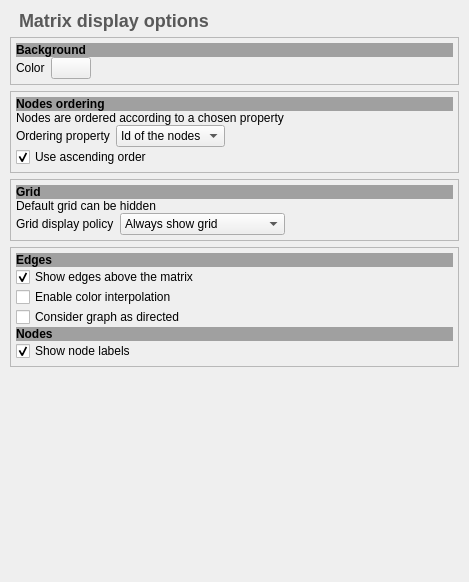
<?xml version="1.0" encoding="UTF-8"?>
<ui version="4.0">
 <class>MatrixViewConfigurationWidget</class>
 <widget class="QWidget" name="MatrixViewConfigurationWidget">
  <property name="geometry">
   <rect>
    <x>0</x>
    <y>0</y>
    <width>469</width>
    <height>582</height>
   </rect>
  </property>
  <property name="sizePolicy">
   <sizepolicy hsizetype="Preferred" vsizetype="Preferred">
    <horstretch>0</horstretch>
    <verstretch>0</verstretch>
   </sizepolicy>
  </property>
  <property name="windowTitle">
   <string>Options</string>
  </property>
  <layout class="QVBoxLayout" name="verticalLayout">
   <property name="leftMargin">
    <number>10</number>
   </property>
   <property name="topMargin">
    <number>10</number>
   </property>
   <property name="rightMargin">
    <number>10</number>
   </property>
   <property name="bottomMargin">
    <number>10</number>
   </property>
   <item>
    <widget class="QFrame" name="horizontalFrame_2">
     <property name="sizePolicy">
      <sizepolicy hsizetype="Preferred" vsizetype="Fixed">
       <horstretch>0</horstretch>
       <verstretch>0</verstretch>
      </sizepolicy>
     </property>
     <layout class="QHBoxLayout" name="horizontalLayout">
      <property name="spacing">
       <number>6</number>
      </property>
      <property name="topMargin">
       <number>0</number>
      </property>
      <property name="bottomMargin">
       <number>0</number>
      </property>
      <item>
       <widget class="QLabel" name="title">
        <property name="sizePolicy">
         <sizepolicy hsizetype="Preferred" vsizetype="Fixed">
          <horstretch>0</horstretch>
          <verstretch>0</verstretch>
         </sizepolicy>
        </property>
        <property name="styleSheet">
         <string notr="true">font-weight: bold;
		 color: #595959;</string>
        </property>
        <property name="text">
         <string>&lt;font size=&quot;5&quot;&gt;Matrix display options&lt;/font&gt;</string>
        </property>
       </widget>
      </item>
     </layout>
    </widget>
   </item>
   <item>
    <layout class="QVBoxLayout" name="verticalLayout_2">
     <property name="leftMargin">
      <number>0</number>
     </property>
     <property name="topMargin">
      <number>0</number>
     </property>
     <property name="rightMargin">
      <number>0</number>
     </property>
     <property name="bottomMargin">
      <number>0</number>
     </property>
     <item>
      <widget class="QFrame" name="labelFrame">
       <property name="frameShape">
        <enum>QFrame::StyledPanel</enum>
       </property>
       <property name="frameShadow">
        <enum>QFrame::Raised</enum>
       </property>
       <layout class="QVBoxLayout" name="verticalLayout_5">
        <property name="spacing">
         <number>0</number>
        </property>
        <property name="leftMargin">
         <number>5</number>
        </property>
        <property name="topMargin">
         <number>5</number>
        </property>
        <property name="rightMargin">
         <number>5</number>
        </property>
        <property name="bottomMargin">
         <number>5</number>
        </property>
        <item>
         <widget class="QLabel" name="label_2">
          <property name="sizePolicy">
           <sizepolicy hsizetype="Preferred" vsizetype="Preferred">
            <horstretch>0</horstretch>
            <verstretch>0</verstretch>
           </sizepolicy>
          </property>
          <property name="font">
           <font>
            <weight>75</weight>
            <bold>true</bold>
           </font>
          </property>
          <property name="styleSheet">
           <string notr="true">font-weight: bold;
background-color: rgb(160, 160, 160);</string>
          </property>
          <property name="text">
           <string>Background</string>
          </property>
         </widget>
        </item>
        <item>
         <widget class="QFrame" name="labelFrame_3">
          <property name="frameShape">
           <enum>QFrame::NoFrame</enum>
          </property>
          <property name="frameShadow">
           <enum>QFrame::Raised</enum>
          </property>
          <layout class="QHBoxLayout" name="horizontalLayout_5">
           <property name="leftMargin">
            <number>0</number>
           </property>
           <property name="topMargin">
            <number>0</number>
           </property>
           <property name="rightMargin">
            <number>0</number>
           </property>
           <property name="bottomMargin">
            <number>0</number>
           </property>
           <item>
            <widget class="QLabel" name="label_6">
             <property name="text">
              <string>Color</string>
             </property>
            </widget>
           </item>
           <item>
            <widget class="tlp::ColorButton" name="backgroundColorBtn">
             <property name="sizePolicy">
              <sizepolicy hsizetype="Minimum" vsizetype="Fixed">
               <horstretch>0</horstretch>
               <verstretch>0</verstretch>
              </sizepolicy>
             </property>
             <property name="text">
              <string/>
             </property>
             <property name="flat">
              <bool>false</bool>
             </property>
            </widget>
           </item>
           <item>
            <spacer name="horizontalSpacer_4">
             <property name="orientation">
              <enum>Qt::Horizontal</enum>
             </property>
             <property name="sizeHint" stdset="0">
              <size>
               <width>40</width>
               <height>20</height>
              </size>
             </property>
            </spacer>
           </item>
          </layout>
         </widget>
        </item>
       </layout>
      </widget>
     </item>
     <item>
      <widget class="QFrame" name="ordering">
       <property name="frameShape">
        <enum>QFrame::StyledPanel</enum>
       </property>
       <property name="frameShadow">
        <enum>QFrame::Raised</enum>
       </property>
       <layout class="QVBoxLayout" name="verticalLayout_3">
        <property name="spacing">
         <number>0</number>
        </property>
        <property name="leftMargin">
         <number>5</number>
        </property>
        <property name="topMargin">
         <number>5</number>
        </property>
        <property name="rightMargin">
         <number>5</number>
        </property>
        <property name="bottomMargin">
         <number>5</number>
        </property>
        <item>
         <widget class="QLabel" name="nodesOrderingLabel">
          <property name="sizePolicy">
           <sizepolicy hsizetype="Preferred" vsizetype="Preferred">
            <horstretch>0</horstretch>
            <verstretch>0</verstretch>
           </sizepolicy>
          </property>
          <property name="font">
           <font>
            <weight>75</weight>
            <bold>true</bold>
           </font>
          </property>
          <property name="styleSheet">
           <string notr="true">font-weight: bold;
background-color: rgb(160, 160, 160);</string>
          </property>
          <property name="text">
           <string>Nodes ordering</string>
          </property>
         </widget>
        </item>
        <item>
         <widget class="QLabel" name="label_3">
          <property name="sizePolicy">
           <sizepolicy hsizetype="Preferred" vsizetype="Preferred">
            <horstretch>0</horstretch>
            <verstretch>0</verstretch>
           </sizepolicy>
          </property>
          <property name="text">
           <string>Nodes are ordered according to a chosen property</string>
          </property>
          <property name="wordWrap">
           <bool>true</bool>
          </property>
         </widget>
        </item>
        <item>
         <widget class="QFrame" name="orderingFrame">
          <property name="frameShape">
           <enum>QFrame::NoFrame</enum>
          </property>
          <property name="frameShadow">
           <enum>QFrame::Raised</enum>
          </property>
          <layout class="QHBoxLayout" name="horizontalLayout_2">
           <property name="leftMargin">
            <number>0</number>
           </property>
           <property name="topMargin">
            <number>0</number>
           </property>
           <property name="rightMargin">
            <number>0</number>
           </property>
           <property name="bottomMargin">
            <number>0</number>
           </property>
           <item>
            <widget class="QLabel" name="label">
             <property name="text">
              <string>Ordering property</string>
             </property>
            </widget>
           </item>
           <item>
            <widget class="tlp::TulipComboBox" name="orderingMetricCombo">
             <property name="sizePolicy">
              <sizepolicy hsizetype="Preferred" vsizetype="Fixed">
               <horstretch>0</horstretch>
               <verstretch>0</verstretch>
              </sizepolicy>
             </property>
             <property name="maximumSize">
              <size>
               <width>325</width>
               <height>16777215</height>
              </size>
             </property>
             <item>
              <property name="text">
               <string>Id of the nodes</string>
              </property>
             </item>
            </widget>
           </item>
           <item>
            <spacer name="horizontalSpacer_1">
             <property name="orientation">
              <enum>Qt::Horizontal</enum>
             </property>
             <property name="sizeHint" stdset="0">
              <size>
               <width>40</width>
               <height>20</height>
              </size>
             </property>
            </spacer>
           </item>
          </layout>
         </widget>
        </item>
        <item>
         <widget class="QCheckBox" name="ascendingOrderCBox">
          <property name="sizePolicy">
           <sizepolicy hsizetype="Preferred" vsizetype="Fixed">
            <horstretch>0</horstretch>
            <verstretch>0</verstretch>
           </sizepolicy>
          </property>
          <property name="toolTip">
           <string>Indicates if an ascending or descending ordering must be used</string>
          </property>
          <property name="text">
           <string>Use ascending order</string>
          </property>
          <property name="checked">
           <bool>true</bool>
          </property>
         </widget>
        </item>
       </layout>
      </widget>
     </item>
     <item>
      <widget class="QFrame" name="grid">
       <property name="frameShape">
        <enum>QFrame::StyledPanel</enum>
       </property>
       <property name="frameShadow">
        <enum>QFrame::Raised</enum>
       </property>
       <layout class="QVBoxLayout" name="verticalLayout_4">
        <property name="spacing">
         <number>0</number>
        </property>
        <property name="leftMargin">
         <number>5</number>
        </property>
        <property name="topMargin">
         <number>5</number>
        </property>
        <property name="rightMargin">
         <number>5</number>
        </property>
        <property name="bottomMargin">
         <number>5</number>
        </property>
        <item>
         <widget class="QLabel" name="nodesOrderingLabel_2">
          <property name="sizePolicy">
           <sizepolicy hsizetype="Preferred" vsizetype="Preferred">
            <horstretch>0</horstretch>
            <verstretch>0</verstretch>
           </sizepolicy>
          </property>
          <property name="font">
           <font>
            <weight>75</weight>
            <bold>true</bold>
           </font>
          </property>
          <property name="styleSheet">
           <string notr="true">font-weight: bold;
background-color: rgb(160, 160, 160);</string>
          </property>
          <property name="text">
           <string>Grid</string>
          </property>
         </widget>
        </item>
        <item>
         <widget class="QLabel" name="label_4">
          <property name="sizePolicy">
           <sizepolicy hsizetype="Preferred" vsizetype="Preferred">
            <horstretch>0</horstretch>
            <verstretch>0</verstretch>
           </sizepolicy>
          </property>
          <property name="text">
           <string>Default grid can be hidden</string>
          </property>
          <property name="wordWrap">
           <bool>true</bool>
          </property>
         </widget>
        </item>
        <item>
         <widget class="QFrame" name="labelFrame_2">
          <property name="frameShape">
           <enum>QFrame::NoFrame</enum>
          </property>
          <property name="frameShadow">
           <enum>QFrame::Raised</enum>
          </property>
          <layout class="QHBoxLayout" name="horizontalLayout_3">
           <property name="leftMargin">
            <number>0</number>
           </property>
           <property name="topMargin">
            <number>0</number>
           </property>
           <property name="rightMargin">
            <number>0</number>
           </property>
           <property name="bottomMargin">
            <number>0</number>
           </property>
           <item>
            <widget class="QLabel" name="label_8">
             <property name="text">
              <string>Grid display policy</string>
             </property>
            </widget>
           </item>
           <item>
            <widget class="QComboBox" name="gridDisplayCombo">
             <property name="currentIndex">
              <number>0</number>
             </property>
             <item>
              <property name="text">
               <string>Always show grid</string>
              </property>
             </item>
             <item>
              <property name="text">
               <string>Never show grid</string>
              </property>
             </item>
             <item>
              <property name="text">
               <string>Show grid at close range</string>
              </property>
             </item>
            </widget>
           </item>
           <item>
            <spacer name="horizontalSpacer_2">
             <property name="orientation">
              <enum>Qt::Horizontal</enum>
             </property>
             <property name="sizeHint" stdset="0">
              <size>
               <width>40</width>
               <height>20</height>
              </size>
             </property>
            </spacer>
           </item>
          </layout>
         </widget>
        </item>
       </layout>
      </widget>
     </item>
     <item>
      <widget class="QFrame" name="edges">
       <property name="frameShape">
        <enum>QFrame::StyledPanel</enum>
       </property>
       <property name="frameShadow">
        <enum>QFrame::Raised</enum>
       </property>
       <layout class="QVBoxLayout" name="verticalLayout_6">
        <property name="spacing">
         <number>0</number>
        </property>
        <property name="leftMargin">
         <number>5</number>
        </property>
        <property name="topMargin">
         <number>5</number>
        </property>
        <property name="rightMargin">
         <number>5</number>
        </property>
        <property name="bottomMargin">
         <number>5</number>
        </property>
        <item>
         <widget class="QLabel" name="label_5">
          <property name="font">
           <font>
            <weight>75</weight>
            <bold>true</bold>
           </font>
          </property>
          <property name="styleSheet">
           <string notr="true">font-weight: bold;
background-color: rgb(160, 160, 160);</string>
          </property>
          <property name="text">
           <string>Edges</string>
          </property>
         </widget>
        </item>
        <item>
         <widget class="QCheckBox" name="showedgesbox">
          <property name="sizePolicy">
           <sizepolicy hsizetype="Preferred" vsizetype="Fixed">
            <horstretch>0</horstretch>
            <verstretch>0</verstretch>
           </sizepolicy>
          </property>
          <property name="text">
           <string>Show edges above the matrix</string>
          </property>
          <property name="checked">
           <bool>true</bool>
          </property>
         </widget>
        </item>
        <item>
         <widget class="QCheckBox" name="enableColorInterpolationCBox">
          <property name="text">
           <string>Enable color interpolation</string>
          </property>
         </widget>
        </item>
        <item>
         <widget class="QCheckBox" name="orientedCBox">
          <property name="sizePolicy">
           <sizepolicy hsizetype="Preferred" vsizetype="Fixed">
            <horstretch>0</horstretch>
            <verstretch>0</verstretch>
           </sizepolicy>
          </property>
          <property name="text">
           <string>Consider graph as directed</string>
          </property>
          <property name="checked">
           <bool>false</bool>
          </property>
         </widget>
        </item>
        <item>
         <widget class="QLabel" name="label_7">
          <property name="styleSheet">
           <string notr="true">font-weight: bold;
background-color: rgb(160, 160, 160);</string>
          </property>
          <property name="text">
           <string>Nodes</string>
          </property>
         </widget>
        </item>
        <item>
         <widget class="QCheckBox" name="node_labels">
          <property name="text">
           <string>Show node labels</string>
          </property>
          <property name="checked">
           <bool>true</bool>
          </property>
         </widget>
        </item>
       </layout>
      </widget>
     </item>
    </layout>
   </item>
   <item>
    <spacer name="verticalSpacer">
     <property name="orientation">
      <enum>Qt::Vertical</enum>
     </property>
     <property name="sizeHint" stdset="0">
      <size>
       <width>20</width>
       <height>40</height>
      </size>
     </property>
    </spacer>
   </item>
  </layout>
 </widget>
 <customwidgets>
  <customwidget>
   <class>tlp::ColorButton</class>
   <extends>QPushButton</extends>
   <header location="global">tulip/ColorButton.h</header>
   <slots>
    <signal>colorChanged(QColor)</signal>
   </slots>
  </customwidget>
  <customwidget>
   <class>tlp::TulipComboBox</class>
   <extends>QComboBox</extends>
   <header>tulip/TulipComboBox.h</header>
   <container>1</container>
  </customwidget>
 </customwidgets>
 <resources/>
 <connections/>
</ui>
